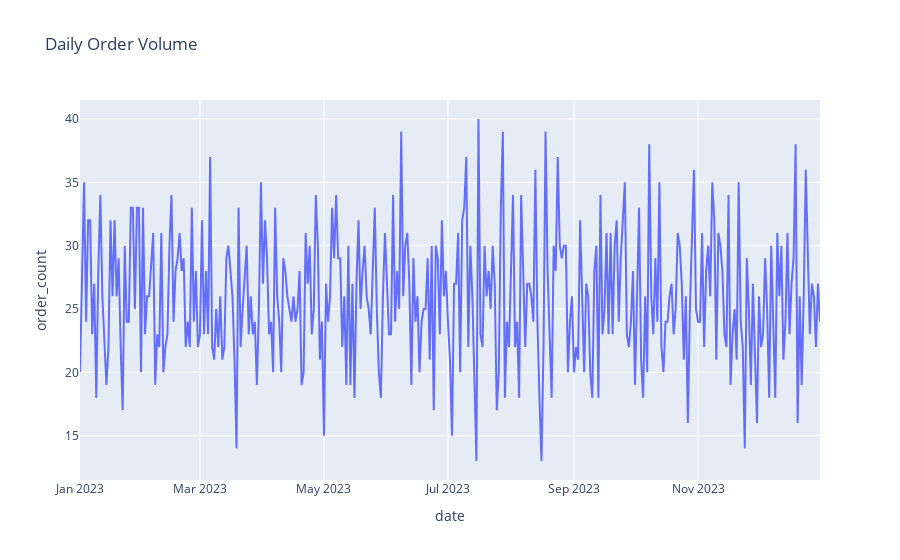

The code cell stored with this chart in its notebook:
### Markdown cell above
Revenue alone can mislead. Check order count.

### Code cell
daily_orders = (
    sales_df.groupby("date")["invoice_no"]
    .nunique()
    .reset_index(name="order_count")
)

px.line(
    daily_orders,
    x="date",
    y="order_count",
    title="Daily Order Volume"
)

### Figure 1 — Plotly figure (JSON) as saved in the notebook; plotly's stock layout.template omitted (floating-point values rounded to 4 significant figures; data arrays with more than 128 entries replaced by an {"elided": "..."} marker saying what was removed)
{"data": [{"hovertemplate": "date=%{x}<br>order_count=%{y}<extra></extra>", "legendgroup": "", "line": {"color": "#636efa", "dash": "solid"}, "marker": {"symbol": "circle"}, "mode": "lines", "name": "", "orientation": "v", "showlegend": false, "type": "scatter", "x": {"elided": "365 str values"}, "xaxis": "x", "y": {"elided": "365 int values"}, "yaxis": "y"}], "layout": {"legend": {"tracegroupgap": 0}, "title": {"text": "Daily Order Volume"}, "xaxis": {"anchor": "y", "domain": [0, 1], "title": {"text": "date"}}, "yaxis": {"anchor": "x", "domain": [0, 1], "title": {"text": "order_count"}}}}
